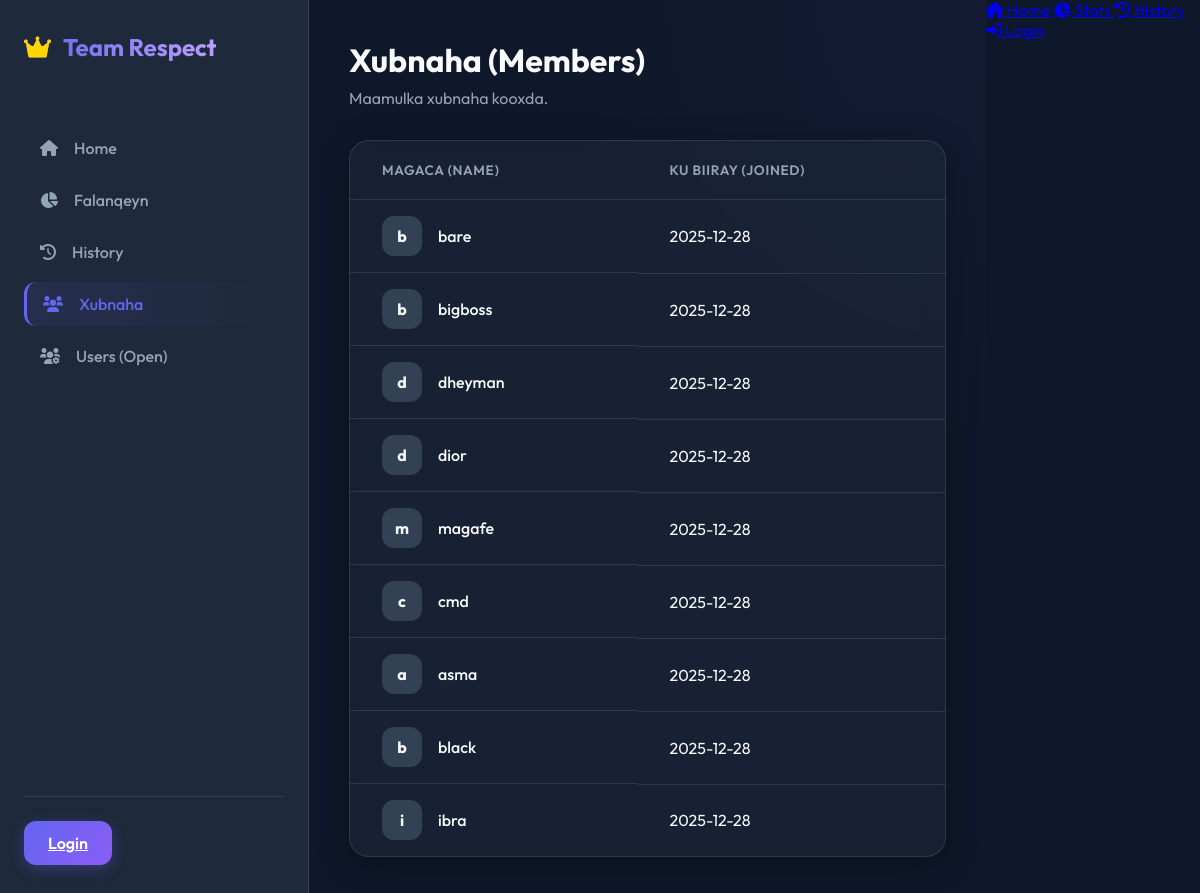
The app's page /members, older data.
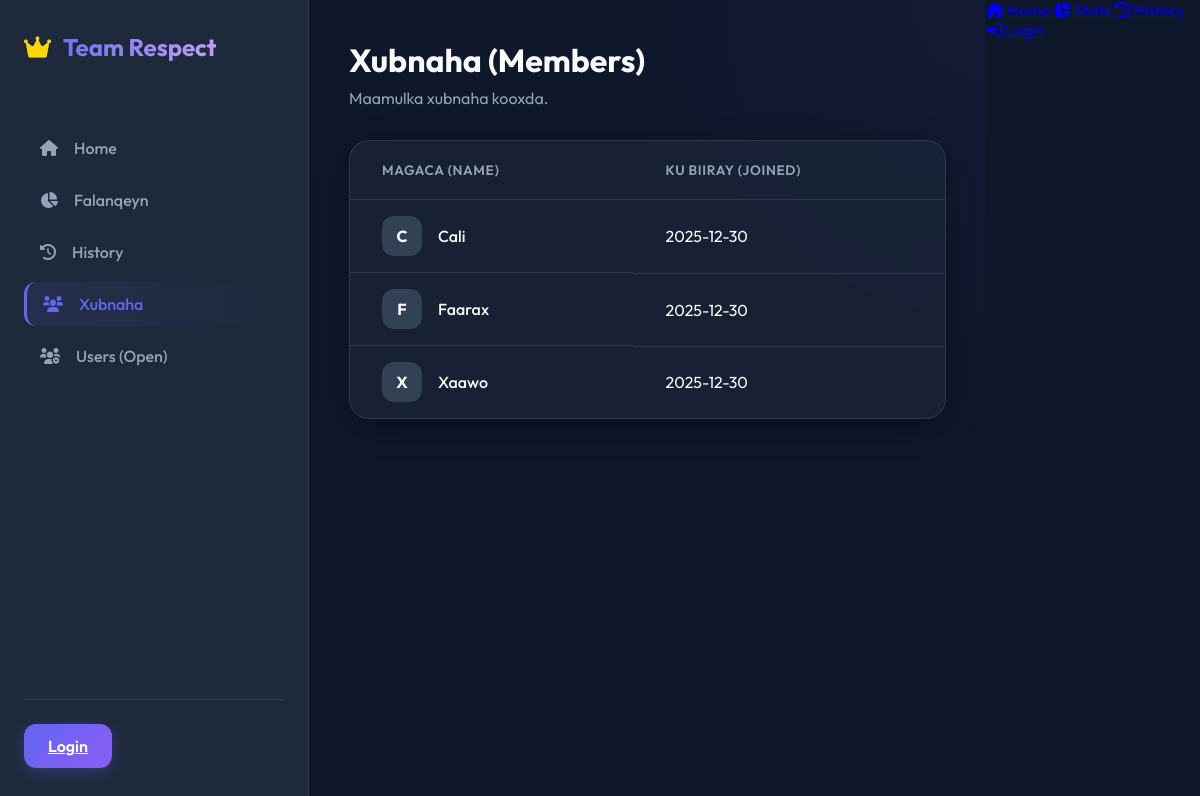
The same page, newer data.
### app.py (models this page shows)
class Member(db.Model):
    id = db.Column(db.Integer, primary_key=True)
    name = db.Column(db.String(100), nullable=False)
    is_active = db.Column(db.Boolean, default=True)
    joined_date = db.Column(db.DateTime, default=datetime.utcnow)

### app.py (the view)
@app.route('/members')
def members():
    members_list = Member.query.filter_by(is_active=True).all()
    return render_template('members.html', members=members_list)

### app.py (called while the page is built)
@app.context_processor
def inject_db_type():
    return dict(db_type='PostgreSQL')

### templates/members.html (shortened to what this page needs)
{% extends "layout.html" %}
{% block content %}
<header class="page-header">
    <div class="header-text">
        <h1>Xubnaha (Members)</h1>
        <p>Maamulka xubnaha kooxda.</p>
    </div>
</header>
<div class="attendance-card">
    <table class="attendance-table">
        <thead>
            <tr>
                <th>Magaca (Name)</th>
                <th>Ku biiray (Joined)</th>
            </tr>
        </thead>
        <tbody>
            {% for member in members %}
            <tr data-id="{{ member.id }}">
                <td class="member-info">
                    <div class="member-avatar">{{ member.name[0] }}</div>
                    <span class="member-name">{{ member.name }}</span>
                </td>
                <td class="text-muted text-sm">
                    {{ member.joined_date.strftime('%Y-%m-%d') if member.joined_date else '-' }}
                </td>
            </tr>
            {% endfor %}
        </tbody>
    </table>
</div>
{% endblock %}

Row changes from the older to the newer data that the page shows:
removed Member: name "b", name "bare", joined_date "2025-12-28"
removed Member: name "b", name "bigboss", joined_date "2025-12-28"
removed Member: name "d", name "dheyman", joined_date "2025-12-28"
removed Member: name "d", name "dior", joined_date "2025-12-28"
removed Member: name "m", name "magafe", joined_date "2025-12-28"
removed Member: name "c", name "cmd", joined_date "2025-12-28"
removed Member: name "a", name "asma", joined_date "2025-12-28"
removed Member: name "b", name "black", joined_date "2025-12-28"
removed Member: name "i", name "ibra", joined_date "2025-12-28"
now on this page (row edited): Member: name "C", name "Cali", joined_date "2025-12-30"
now on this page (row edited): Member: name "F", name "Faarax", joined_date "2025-12-30"
now on this page (row edited): Member: name "X", name "Xaawo", joined_date "2025-12-30"
